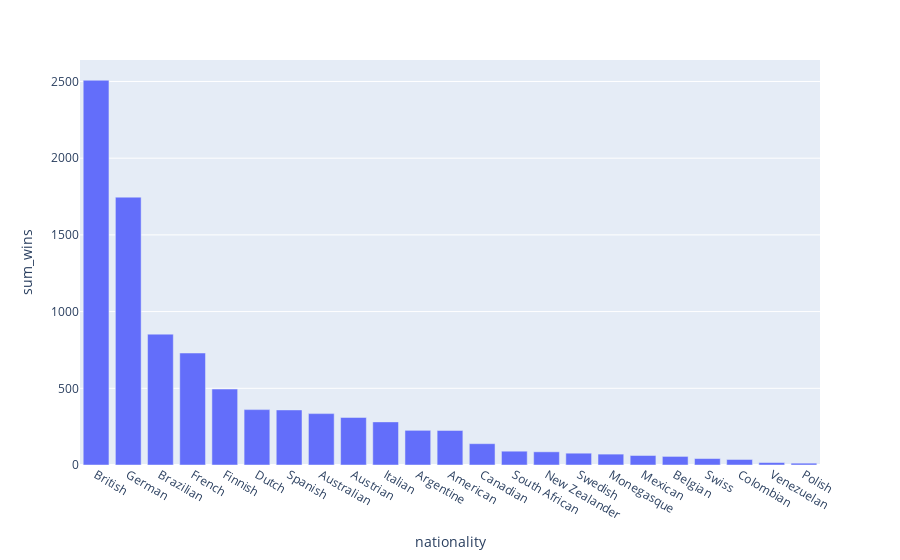

The cell this chart's notebook holds for it:
### Code cell
barplot = px.bar(driver_nationality, x = "nationality", y = "sum_wins")

barplot.show()

### Figure 1 — Plotly figure (JSON) as saved in the notebook; plotly's stock layout.template omitted (floating-point values rounded to 4 significant figures)
{"data": [{"alignmentgroup": "True", "hovertemplate": "nationality=%{x}<br>sum_wins=%{y}<extra></extra>", "legendgroup": "", "marker": {"color": "#636efa", "pattern": {"shape": ""}}, "name": "", "offsetgroup": "", "orientation": "v", "showlegend": false, "textposition": "auto", "type": "bar", "x": ["British", "German", "Brazilian", "French", "Finnish", "Dutch", "Spanish", "Australian", "Austrian", "Italian", "Argentine", "American", "Canadian", "South African", "New Zealander", "Swedish", "Monegasque", "Mexican", "Belgian", "Swiss", "Colombian", "Venezuelan", "Polish"], "xaxis": "x", "y": [2508, 1746, 853, 730, 495, 361, 359, 335, 310, 281, 226, 225, 139, 90, 86, 77, 71, 62, 56, 42, 36, 16, 12], "yaxis": "y"}], "layout": {"barmode": "relative", "legend": {"tracegroupgap": 0}, "margin": {"t": 60}, "xaxis": {"anchor": "y", "domain": [0, 1], "title": {"text": "nationality"}}, "yaxis": {"anchor": "x", "domain": [0, 1], "title": {"text": "sum_wins"}}}}
